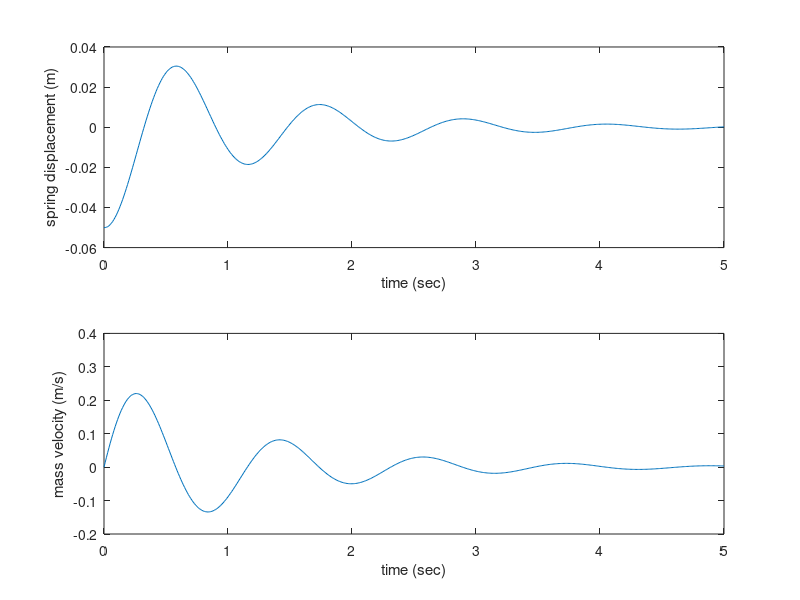

Write the MATLAB code that produced this figure.
% Engineering Analysis 3
% Homework 2
% Alexander Ross

% % Question 3-3

% Parameters
k = 2000; % N/m
b = 1500; % N-s/m

% Analytical Solution
timeInterval = [0:0.05:5];
analyticalSolution = 0.05*exp(-1.333*timeInterval);

% Numerical Solution 1
dt1 = 0.5; % timestep
t1(1) = 0; % sec
x1(1) = 0.05; % m
for (i = 1:10)
    v1(i) = (-k/b) * x1(i);
    x1(i+1) = x1(i) + v1(i) * dt1;
    t1(i+1) = t1(i) + dt1;
end

% Numerical Solution 2
dt2 = 0.1; % timestep
t2(1) = 0; % sec
x2(1) = 0.05; % m
for (i = 1:50)
    v2(i) = (-k/b) * x2(i);
    x2(i+1) = x2(i) + v2(i) * dt2;
    t2(i+1) = t2(i) + dt2;
end

% Plotting
plot(t1, x1, '-', t2, x2, '--', timeInterval, analyticalSolution, '-.');
xlabel('time (sec)');
ylabel('displacement (m)');
legend('Numerical Solution 1 (dt=0.5s)', 'Numerical Solution 2 (dt=0.1s)', 'Analytical Solution')

% % Question 3-7

% Parameters
k = 3000; % N/m
b = 200; % N-s/m
m = 100; % kg

% Numerical Solution
dt = 0.01; % timestep
t(1) = 0; % sec
x_spring(1) = -0.05; % m
v_mass(1) = 0; % m/s
for (i = 1:500)
    v_spring(i) = v_mass(i);
    x_spring(i+1) = x_spring(i) + v_spring(i) * dt;
    a_mass(i) = -(1/m)*(k*x_spring(i)+b*v_mass(i));
    v_mass(i+1) = v_mass(i) + a_mass(i) * dt;
    t(i+1) = t(i) + dt;
end

% Plotting
subplot(2,1,1);
plot(t, x_spring);
xlabel('time (sec)');
ylabel('spring displacement (m)');
subplot(2,1,2);
plot(t, v_mass);
xlabel('time (sec)');
ylabel('mass velocity (m/s)');


